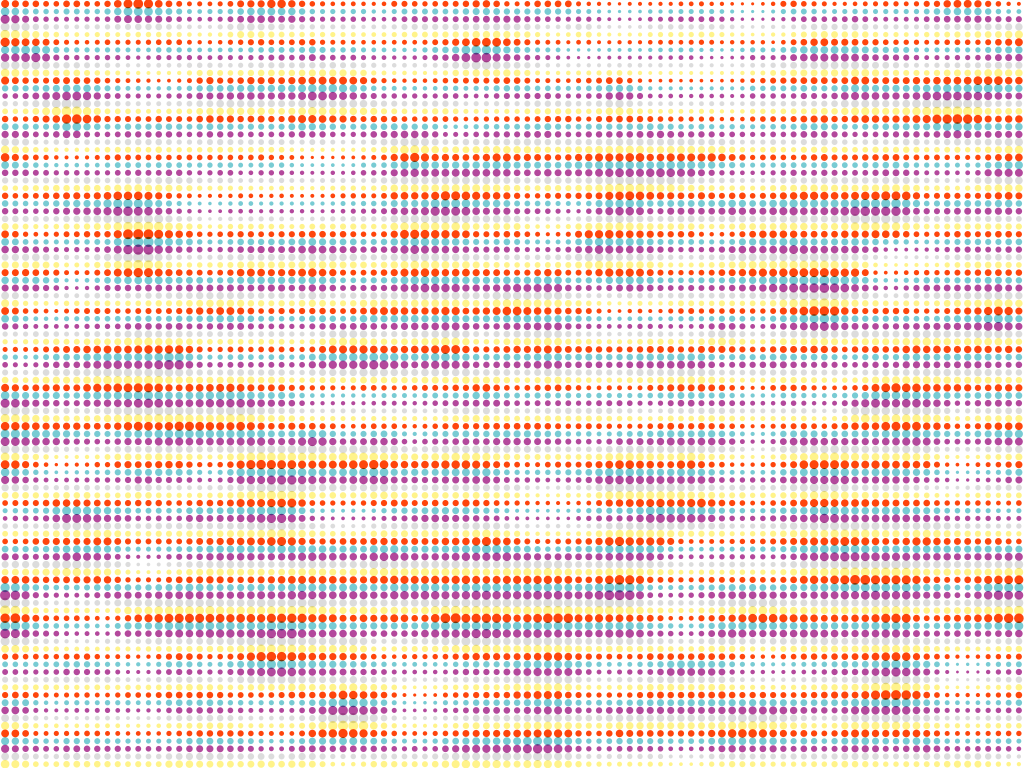
Frame 1 (no input)
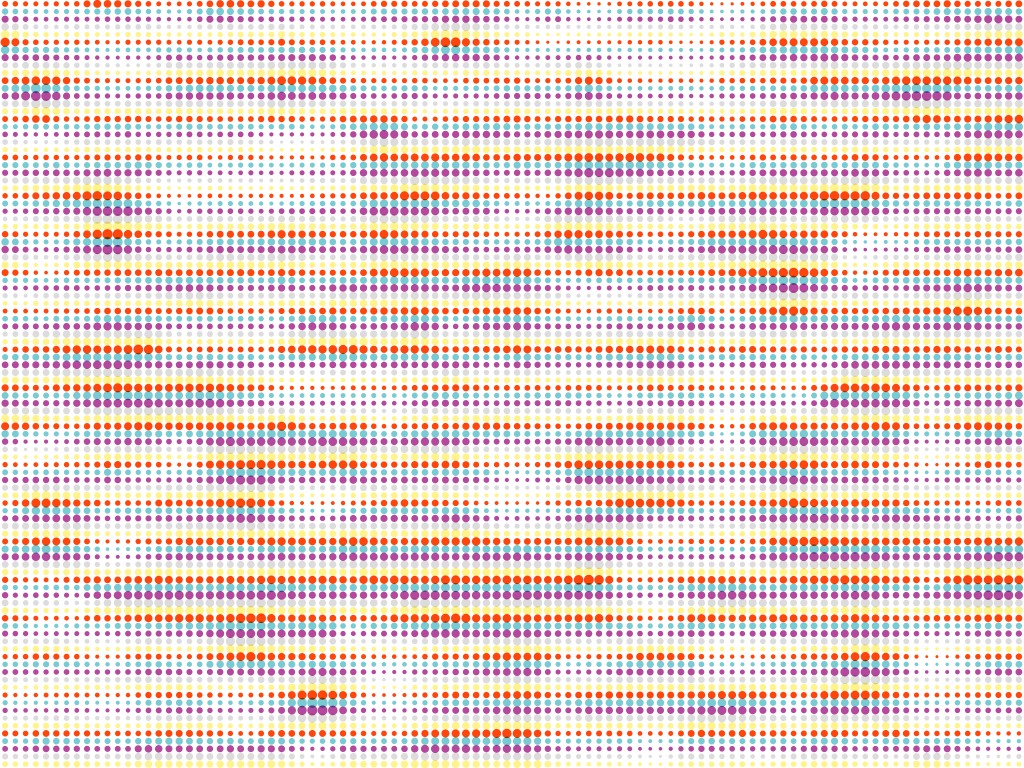
Frame 60 (the mouse pressed at the canvas centre just before this capture)
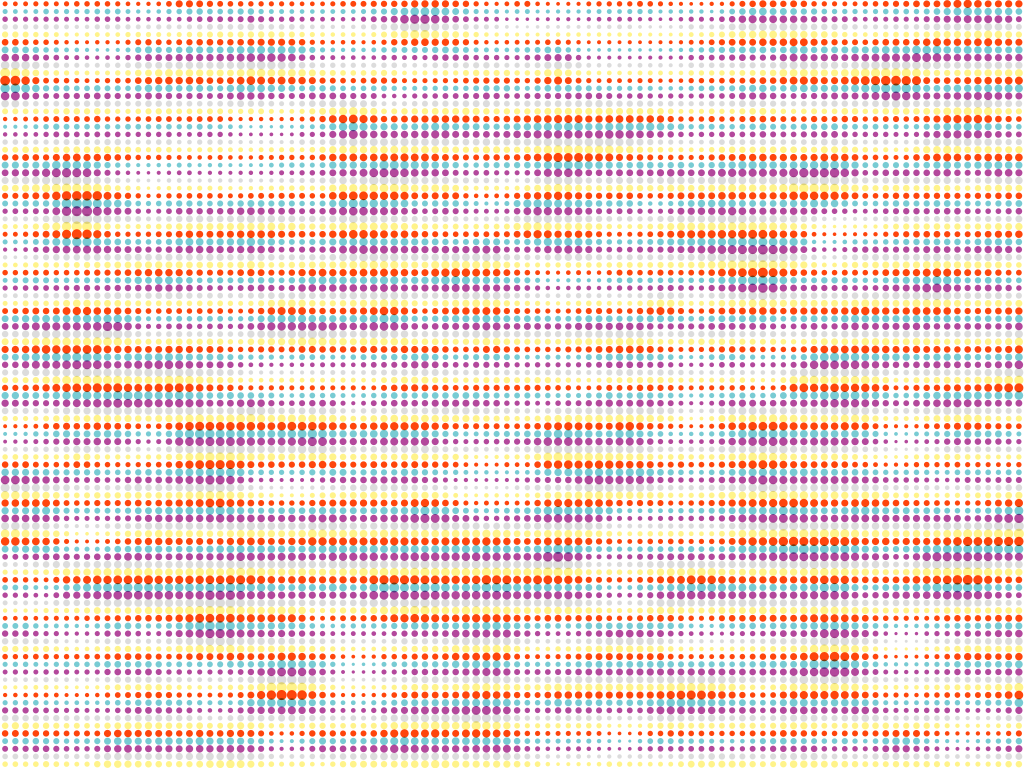
Frame 120 (the mouse held since frame 60 and released just before this capture)

The Processing sketch that drew these frames (run headless with seeded random() and noise(); from frame 60 on, the mouse is pressed at the canvas centre):

// Processing sketch: grid_noise
// ── grid_noise.pde
final int NUM_CIRCLE_X = 100;
final int NUM_CIRCLE_Y = 100;

color[] colors = { // thx nicha
    #FFF38A,
    #FE450C,
    #78CBD3,
    #B3489C,
    #DCDCDC
};
int color_counter = 0;

float[][] circle_sizes = new float[NUM_CIRCLE_X][NUM_CIRCLE_Y];

void setup() {
    size(1024, 768);
    noStroke();

    blendMode(MULTIPLY);

    fill_size_buffer_random(20.0, 20.0);
}

void fill_size_buffer_random(float min, float max) {
    for (int x = 0; x < NUM_CIRCLE_X; x++) {
        for (int y = 0; y < NUM_CIRCLE_Y; y++) {
            circle_sizes[x][y] = random(min, max);
        }
    }
}

void fill_size_buffer_noise(float noiseScale, float x_offset, float y_offset, float min, float max) {
    for (int x = 0; x < NUM_CIRCLE_X; x++) {
        for (int y = 0; y < NUM_CIRCLE_Y; y++) {
            circle_sizes[x][y] = min + max * noise((x + x_offset) * noiseScale, (y + y_offset) * noiseScale);
        }
    }
}

void draw() {
    background(255);

    //    float noise_scale = map(mouseX, 0, width, 0.1, 1.0);
    //    println(noise_scale);
    float noise_scale = 0.15;
    fill_size_buffer_noise(noise_scale, frameCount * 0.05, frameCount * 0.033, 2, 10);

    int individual_color_counter = 0;
    for (int x = 0; x < NUM_CIRCLE_X; x++) {
        for (int y = 0; y < NUM_CIRCLE_Y; y++) {
            float x_spacing = float(width) / float(NUM_CIRCLE_X);
            float y_spacing = float(height) / float(NUM_CIRCLE_Y);
            float x_pos = x * x_spacing + x_spacing / 2;
            float y_pos = y * y_spacing + y_spacing / 2;
            individual_color_counter++;
            individual_color_counter %= colors.length;
            fill(colors[individual_color_counter]);
            float circle_size = circle_sizes[x][y];
            //            float circle_size = random(1.0, 50.0);
            circle(x_pos, y_pos, circle_size);
        }
    }
}

void keyPressed() {
    if (key == '1') {
        fill_size_buffer_random(20, 50);
    }
    if (key == '2') {
        fill_size_buffer_random(10, 100);
    }
    if (key == '3') {
    }
    if (key == ' ') {
        color_counter++;
        color_counter %= colors.length;

        //        color_counter = color_counter + 1;
        //        color_counter = color_counter % colors.length;

        // 0 % 5 = 0
        // 1 % 5 = 1
        // 2 % 5 = 2
        // 3 % 5 = 3
        // 4 % 5 = 4
        // 5 % 5 = 0
        // 6 % 5 = 1
        // 7 % 5 = 2
        // ...

        //        if (color_counter >= colors.length) {
        //            color_counter = 0;
        //        }
    }
}
